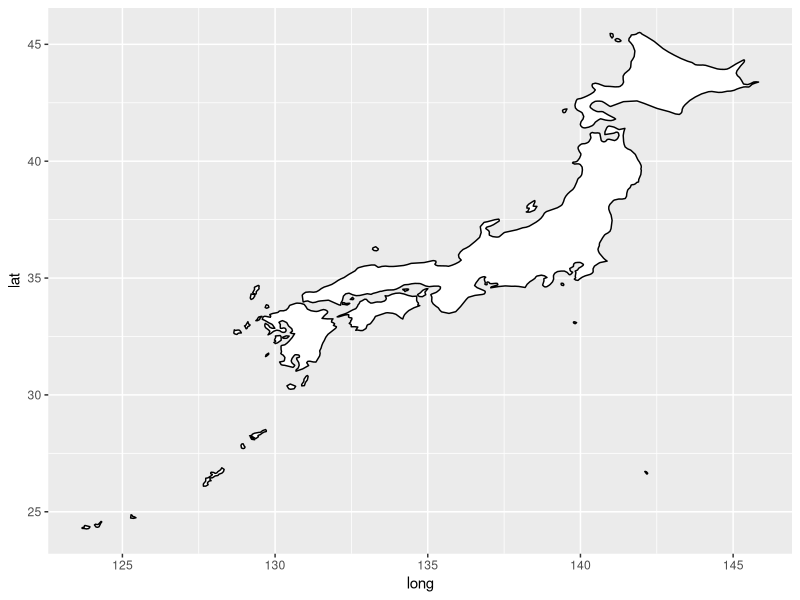
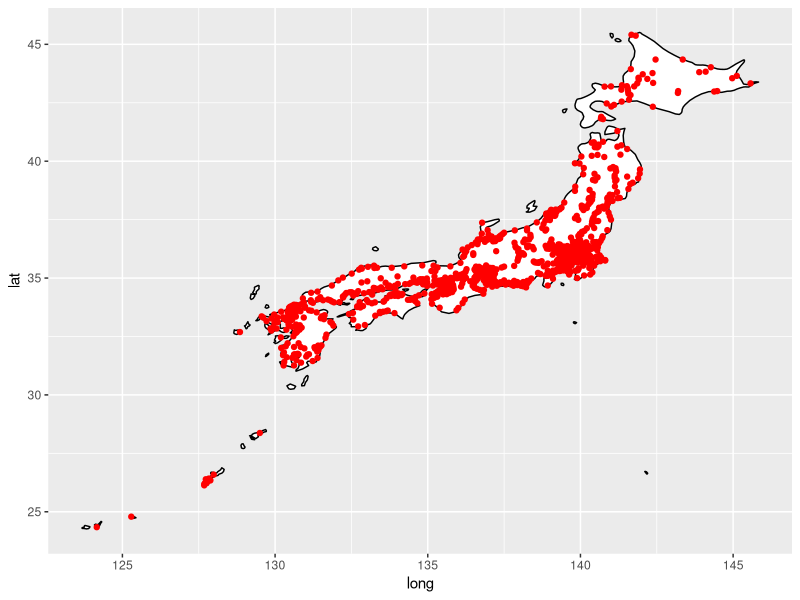
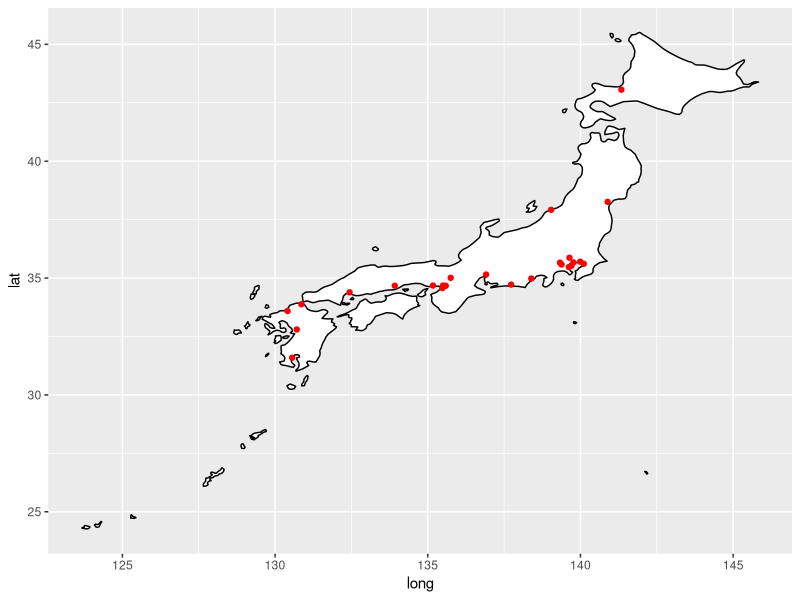
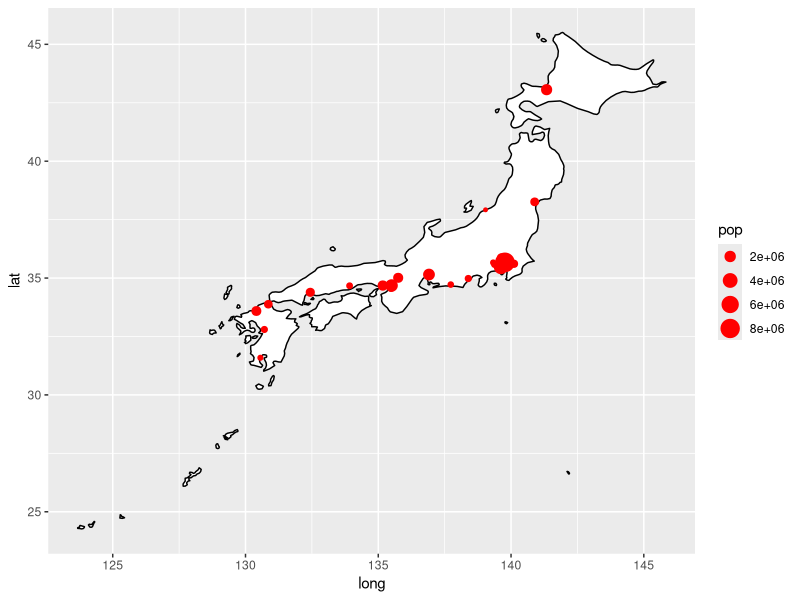
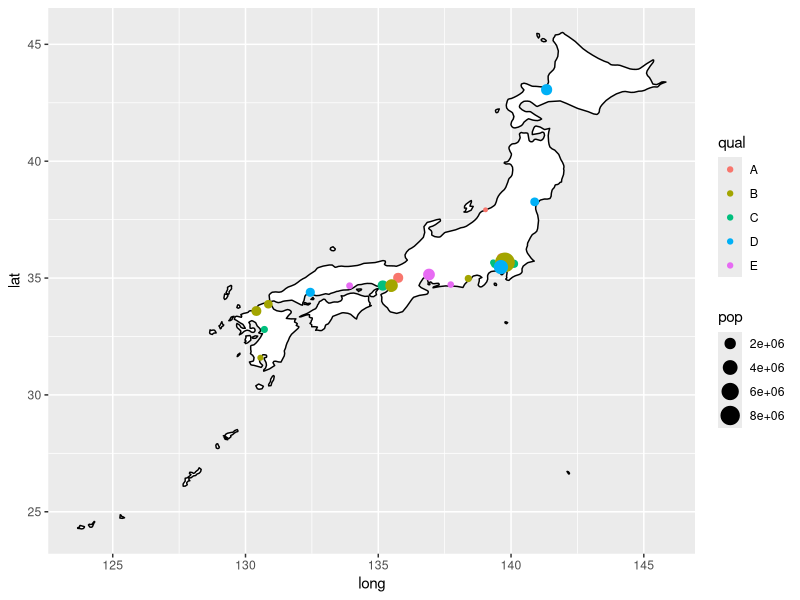
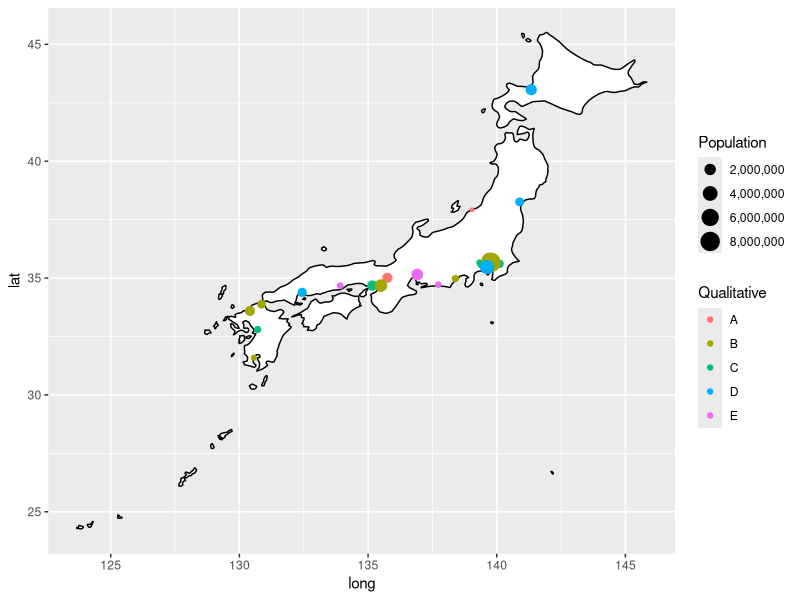

Write R code to recreate these figures, in order.
# bubble maps

library(tidyverse)
library(maps)

# this provides city data

world <- map_data("world")

japan <- filter(world,region=="Japan")

ggplot(data = japan, mapping = aes(x= long, y= lat, group = group))+geom_polygon(color="black",fill="white")

# maps package has city data

head(maps::world.cities)
my_cities <-maps::world.cities

japan_cities <- filter(my_cities,country.etc=="Japan")

head(japan_cities)

# make a point for every city
ggplot(data = japan, mapping = aes(x= long, y= lat, group = group))+
  geom_polygon(color="black",fill="white")+
  geom_point(data = japan_cities,aes(x=long,y=lat,group=NULL),color="red")


# let's pick just the big cities

japan_big_cities <- filter(my_cities,country.etc=="Japan" & pop>500000)

ggplot(data = japan, mapping = aes(x= long, y= lat, group = group))+
  geom_polygon(color="black",fill="white")+
  geom_point(data = japan_big_cities,aes(x=long,y=lat,group=NULL),color="red")


# vary size of point by city size
ggplot(data = japan, mapping = aes(x= long, y= lat, group = group))+
  geom_polygon(color="black",fill="white")+
  geom_point(data = japan_big_cities,aes(x=long,y=lat,group=NULL,size=pop),color="red")

# now vary the color of the dots

japan_big_cities$qual <- sample(LETTERS[1:5],nrow(japan_big_cities),replace=TRUE)

ggplot(data = japan, mapping = aes(x= long, y= lat, group = group))+
  geom_polygon(color="black",fill="white")+
  geom_point(data = japan_big_cities,aes(x=long,y=lat,group=NULL,color=qual,size=pop))

# do some tweaking
# no scientific notation in legend r ggplot -- scales package adds the "scale_size_continuous" function to our arsenal, and we can set label=comma
library(scales)

# change the column name to make the legend nicer
japan_big_cities$Population <- japan_big_cities$pop
japan_big_cities$Qualitative <- japan_big_cities$qual

# do some additional refining
ggplot(data = japan, mapping = aes(x= long, y= lat, group = group))+geom_polygon(color="black",fill="white")+
  geom_point(data = japan_big_cities,aes(x=long,y=lat,group=NULL,color=Qualitative,size=Population))+
  scale_size_continuous(label=comma)

